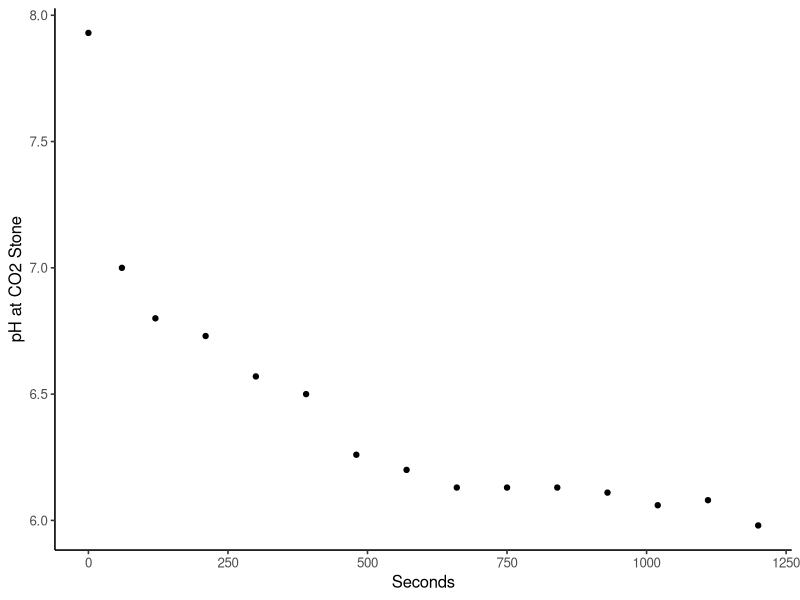

Reproduce this figure in R.
# CO2 trends in large tank
library("reshape")
library("ggplot2")
library("ggpubr")
library("dplyr")

#setwd(dirname(rstudioapi::getActiveDocumentContext()$path))
#getwd()

# Prepare large tank pH values
largeCO2 <- read.csv("./Data/CO2_Map_Large.csv") %>% select(-Time) 

stone <- ggplot(largeCO2, aes(x = Seconds, y = CO2_Stone)) +
  geom_point() + theme_classic2() +
  labs(y = "pH at CO2 Stone")
stone

meltCO2_Large <- melt(largeCO2, na.rm = TRUE, id = 'Seconds')
# View(meltCO2)
meltCO2_Large$Tank <- c("Large Tank")


# Prepare small tank pH values
smallCO2 <- read.csv("./Data/CO2_Map_Small.csv") %>% select(-Time) 

meltCO2_Small <- melt(smallCO2, na.rm = TRUE, id = 'Seconds')
meltCO2_Small$Tank <- c("Small Tank")


# join small and large tank datasets
merge <- rbind(meltCO2_Large, meltCO2_Small)

# Scatterplot of pH
pH_Trend_Both_Chambers <- ggplot(merge, aes(x = Seconds, y = value, color = variable)) + 
  geom_point() +
  geom_line() +
  theme_pubr(legend = "right") +
  scale_color_brewer('Location',
                     palette = 'PuOr', 
                     labels = c(expression('CO'[2]*' Stone'), expression('CO'[2]*' Center'), expression('CO'[2]*' Exit'), 'Air Exit', 'Air Center','Air Stone')
  ) +
  labs(y = "pH", x = "Time (s)") # +

pH_Trends_Both_Tanks <- pH_Trend_Both_Chambers + facet_grid(factor(merge$Tank, levels = c("Small Tank", "Large Tank")) ~.)
 
